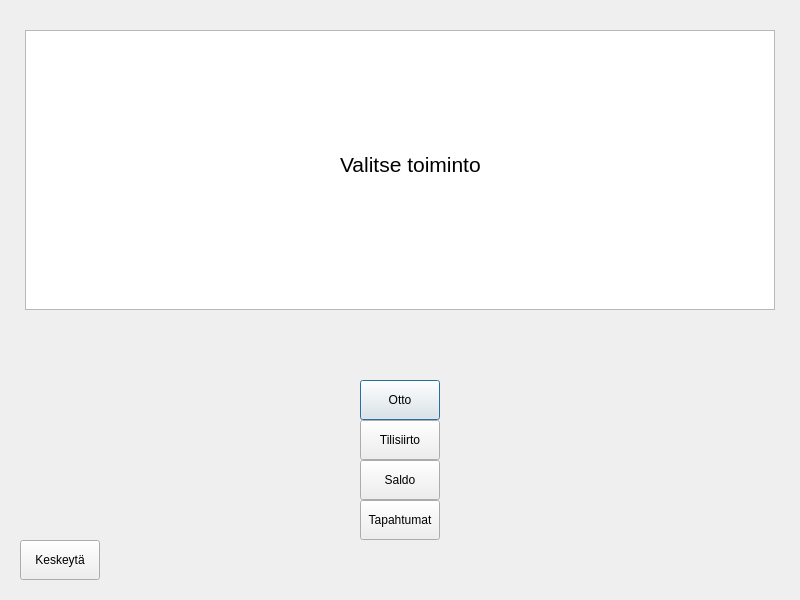
<?xml version="1.0" encoding="UTF-8"?>
<ui version="4.0">
 <class>Valitse</class>
 <widget class="QDialog" name="Valitse">
  <property name="geometry">
   <rect>
    <x>0</x>
    <y>0</y>
    <width>800</width>
    <height>600</height>
   </rect>
  </property>
  <property name="windowTitle">
   <string>Dialog</string>
  </property>
  <widget class="QPushButton" name="btnOtto">
   <property name="geometry">
    <rect>
     <x>360</x>
     <y>380</y>
     <width>80</width>
     <height>40</height>
    </rect>
   </property>
   <property name="text">
    <string>Otto</string>
   </property>
  </widget>
  <widget class="QPushButton" name="SaldoBtn">
   <property name="geometry">
    <rect>
     <x>360</x>
     <y>460</y>
     <width>80</width>
     <height>40</height>
    </rect>
   </property>
   <property name="text">
    <string>Saldo</string>
   </property>
  </widget>
  <widget class="QPushButton" name="btnTapahtumat">
   <property name="geometry">
    <rect>
     <x>360</x>
     <y>500</y>
     <width>80</width>
     <height>40</height>
    </rect>
   </property>
   <property name="text">
    <string>Tapahtumat</string>
   </property>
  </widget>
  <widget class="QPushButton" name="btnSiirto">
   <property name="geometry">
    <rect>
     <x>360</x>
     <y>420</y>
     <width>80</width>
     <height>40</height>
    </rect>
   </property>
   <property name="text">
    <string>Tilisiirto</string>
   </property>
  </widget>
  <widget class="QPushButton" name="btnQuit">
   <property name="geometry">
    <rect>
     <x>20</x>
     <y>540</y>
     <width>80</width>
     <height>40</height>
    </rect>
   </property>
   <property name="text">
    <string>Keskeytä</string>
   </property>
  </widget>
  <widget class="QTextBrowser" name="textBrowser">
   <property name="geometry">
    <rect>
     <x>25</x>
     <y>30</y>
     <width>750</width>
     <height>280</height>
    </rect>
   </property>
  </widget>
  <widget class="QLabel" name="label">
   <property name="geometry">
    <rect>
     <x>340</x>
     <y>150</y>
     <width>143</width>
     <height>28</height>
    </rect>
   </property>
   <property name="font">
    <font>
     <pointsize>16</pointsize>
    </font>
   </property>
   <property name="text">
    <string>Valitse toiminto</string>
   </property>
  </widget>
  <zorder>textBrowser</zorder>
  <zorder>btnOtto</zorder>
  <zorder>SaldoBtn</zorder>
  <zorder>btnTapahtumat</zorder>
  <zorder>btnSiirto</zorder>
  <zorder>btnQuit</zorder>
  <zorder>label</zorder>
 </widget>
 <resources/>
 <connections/>
</ui>
